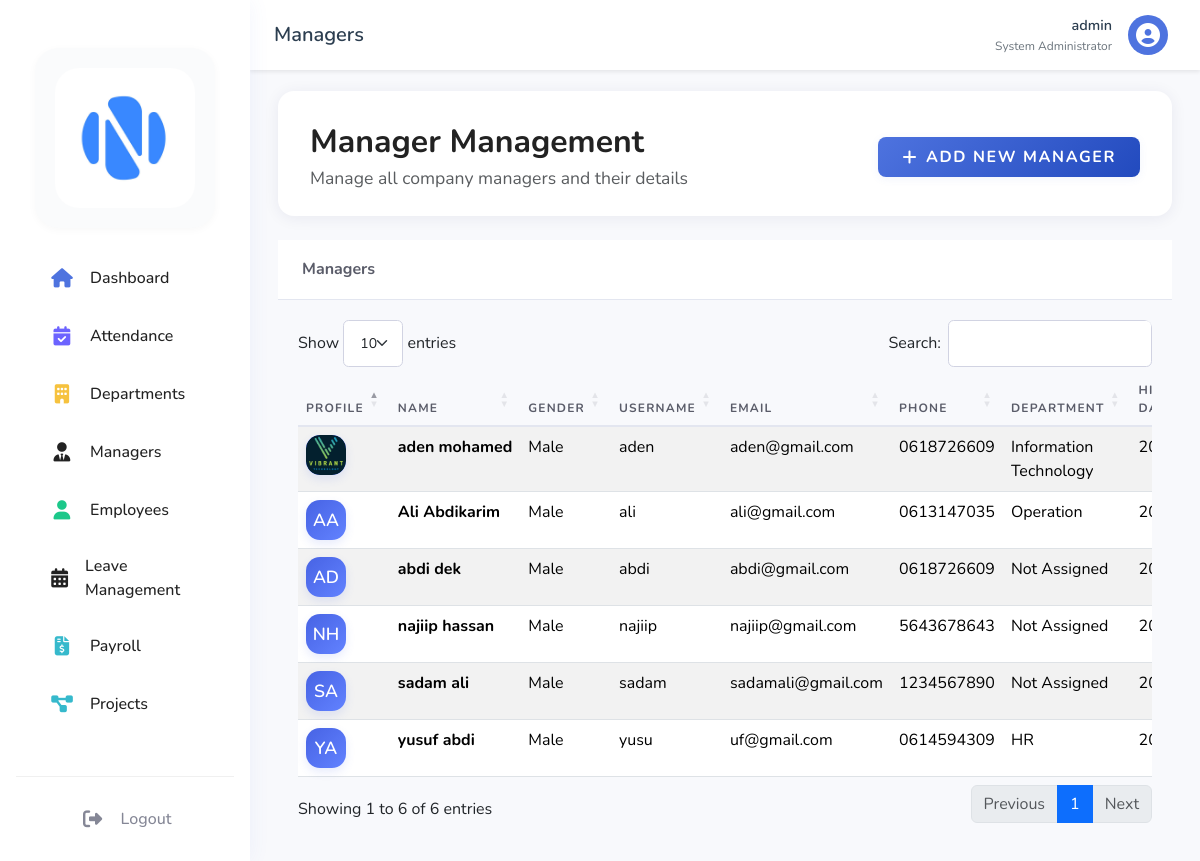
/dashboard/admin/managers.php (signed in), run on an earlier commit of the app's database.
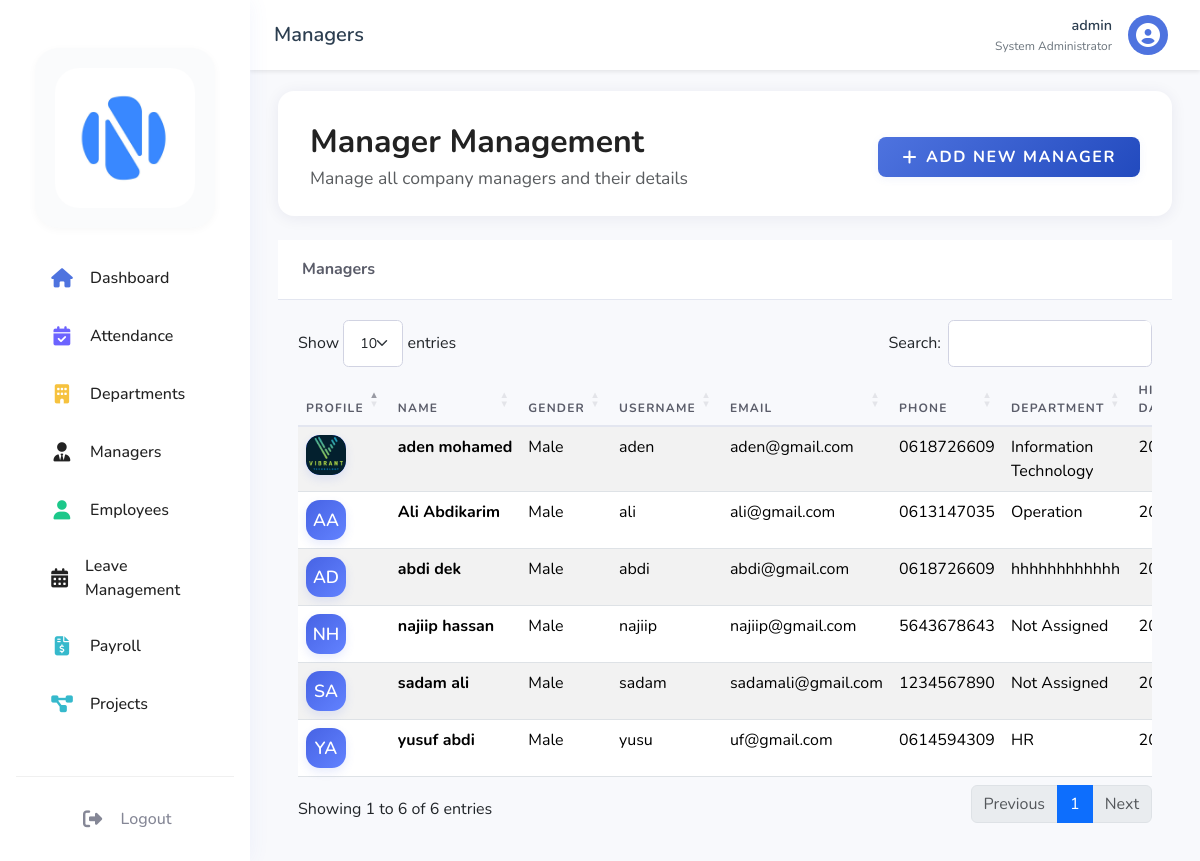
And on a later commit of the database.
### tables this page shows
CREATE TABLE `employees` (
  `emp_id` int(11) NOT NULL,
  `user_id` int(11) DEFAULT NULL,
  `first_name` varchar(50) NOT NULL,
  `last_name` varchar(50) NOT NULL,
  `dept_id` int(11) DEFAULT NULL,
  `position` varchar(100) DEFAULT NULL,
  `hire_date` date DEFAULT NULL,
  `basic_salary` decimal(10,2) DEFAULT '0.00',
  `salary` decimal(10,2) DEFAULT NULL,
  `phone` varchar(20) DEFAULT NULL,
  `address` text,
  `profile_image` varchar(255) DEFAULT NULL,
  `gender` enum('male','female') NOT NULL DEFAULT 'male'
);

CREATE TABLE `users` (
  `user_id` int(11) NOT NULL,
  `username` varchar(50) NOT NULL,
  `password` varchar(255) NOT NULL,
  `email` varchar(100) NOT NULL,
  `role` enum('admin','hr','manager','employee') NOT NULL,
  `status` enum('active','inactive','on_leave','deleted') DEFAULT 'active',
  `created_at` timestamp NOT NULL DEFAULT CURRENT_TIMESTAMP,
  `last_login` timestamp NULL DEFAULT NULL,
  `reset_token` varchar(64) DEFAULT NULL,
  `reset_token_expires` datetime DEFAULT NULL,
  `reset_code` varchar(6) DEFAULT NULL,
  `reset_code_expires` datetime DEFAULT NULL
);

CREATE TABLE `departments` (
  `dept_id` int(11) NOT NULL,
  `dept_name` varchar(100) NOT NULL,
  `dept_head` int(11) DEFAULT NULL,
  `created_at` timestamp NOT NULL DEFAULT CURRENT_TIMESTAMP
);

### dashboard/admin/managers.php (the view, shortened to what the changed rows need)
<?php
require_once '../../config/database.php';
try {
    $stmt = $pdo->query("
        SELECT u.user_id, u.username, u.email, u.status,
               e.first_name, e.last_name, e.phone, e.hire_date, e.basic_salary,
               d.dept_name, e.gender
        FROM users u
        JOIN employees e ON u.user_id = e.user_id
        LEFT JOIN departments d ON d.dept_head = u.user_id
        WHERE u.role = 'manager' AND u.status != 'deleted'
        ORDER BY e.first_name, e.last_name
    ");
    $managers = $stmt->fetchAll();
} catch (PDOException $e) {
    $error = "Error fetching data: " . $e->getMessage();
    $managers = [];
}
?>
<!DOCTYPE html>
<html lang="en">
<head>
    <link href="https://cdn.jsdelivr.net/npm/bootstrap@5.3.2/dist/css/bootstrap.min.css" rel="stylesheet">
    <link rel="stylesheet" href="https://cdnjs.cloudflare.com/ajax/libs/font-awesome/6.4.0/css/all.min.css">
    <link rel="stylesheet" href="https://cdn.datatables.net/1.11.5/css/dataTables.bootstrap5.min.css">
    <link rel="stylesheet" href="../../assets/css/dashboard.css">
</head>
<body>
    <div class="main-content" id="main-content">
        <div class="container-fluid">
            <div class="dashboard-header mb-4" style="border-radius: 16px; box-shadow: 0 2px 16px rgba(30,34,90,0.07); padding: 2rem 2rem 1.5rem 2rem; background: #fff;">
                <div class="d-flex justify-content-between align-items-center flex-wrap">
                    <div class="pe-3">
                        <h1 class="fw-bold mb-1" style="font-size:2rem; color:#222;">Manager Management</h1>
                    </div>
                </div>
            </div>
            <div class="modern-card">
                <div class="card-body">
                    <div class="table-responsive">
                        <table id="managersTable" class="table table-striped">
                            <thead>
                                <tr>
                                    <th>Profile</th>
                                    <th>Name</th>
                                    <th>Gender</th>
                                    <th>Username</th>
                                    <th>Email</th>
                                    <th>Phone</th>
                                    <th>Department</th>
                                    <th>Hire Date</th>
                                </tr>
                            </thead>
                            <tbody>
                                <?php foreach ($managers as $manager): ?>
                                <tr>
                                    <td>
                                        <?php
                                        $img = null;
                                        try {
                                            $stmtImg = $pdo->prepare("SELECT profile_image FROM employees WHERE user_id = ?");
                                            $stmtImg->execute([$manager['user_id']]);
                                            $imgRow = $stmtImg->fetch();
                                            $img = $imgRow && !empty($imgRow['profile_image']) ? $imgRow['profile_image'] : null;
                                        } catch (Exception $e) { $img = null; }
                                        ?>
                                        <div class="team-avatar">
    <?php if ($img): ?>
        <img src="../../uploads/profile_photos/<?php echo htmlspecialchars($img); ?>" alt="Profile" />
    <?php else: ?>
        <?php
        $initials = strtoupper(substr($manager['first_name'], 0, 1) . substr($manager['last_name'], 0, 1));
        echo $initials;
        ?>
    <?php endif; ?>
</div>
                                    </td>
                                    <td class="text-nowrap"><strong><?php echo htmlspecialchars($manager['first_name'] . ' ' . $manager['last_name']); ?></strong></td>
                                    <td><?php echo ucfirst($manager['gender']); ?></td>
                                    <td><?php echo htmlspecialchars($manager['username']); ?></td>
                                    <td><?php echo htmlspecialchars($manager['email']); ?></td>
                                    <td><?php echo htmlspecialchars($manager['phone']); ?></td>
                                    <td><?php echo htmlspecialchars($manager['dept_name'] ?? 'Not Assigned'); ?></td>
                                    <td class="text-nowrap"><?php echo date('Y-m-d', strtotime($manager['hire_date'])); ?></td>
                                </tr>
                                <?php endforeach; ?>
                            </tbody>
                        </table>
                    </div>
                </div>
            </div>
        </div>
    </div>
</body>
</html>

What changed in the data, as far as the page shows it:
changed employees "AD": dept.dept_name "Not Assigned" → "hhhhhhhhhhhh"
